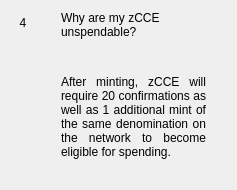
                  <widget class="QWidget" name="widgetFaq4" native="true">
                   <layout class="QHBoxLayout" name="horizontalPage_4" stretch="0,1">
                    <item alignment="Qt::AlignTop">
                     <widget class="QLabel" name="labelNumber4">
                      <property name="minimumSize">
                       <size>
                        <width>24</width>
                        <height>24</height>
                       </size>
                      </property>
                      <property name="maximumSize">
                       <size>
                        <width>16777215</width>
                        <height>24</height>
                       </size>
                      </property>
                      <property name="text">
                       <string>4</string>
                      </property>
                      <property name="alignment">
                       <set>Qt::AlignCenter</set>
                      </property>
                     </widget>
                    </item>
                    <item>
                     <layout class="QVBoxLayout" name="verticalLayoutPage_4">
                      <property name="leftMargin">
                       <number>20</number>
                      </property>
                      <property name="rightMargin">
                       <number>20</number>
                      </property>
                      <item>
                       <widget class="QLabel" name="labelSubtitle4">
                        <property name="text">
                         <string>Why are my zCCE unspendable?</string>
                        </property>
                        <property name="wordWrap">
                         <bool>true</bool>
                        </property>
                       </widget>
                      </item>
                      <item>
                       <spacer name="verticalSpacer_40">
                        <property name="orientation">
                         <enum>Qt::Vertical</enum>
                        </property>
                        <property name="sizeType">
                         <enum>QSizePolicy::Fixed</enum>
                        </property>
                        <property name="sizeHint" stdset="0">
                         <size>
                          <width>20</width>
                          <height>30</height>
                         </size>
                        </property>
                       </spacer>
                      </item>
                      <item>
                       <widget class="QLabel" name="labelContent4">
                        <property name="text">
                         <string>
                           &lt;html&gt;&lt;head/&gt;&lt;body&gt;&lt;p align=&quot;justify&quot;&gt;
                           After minting, zCCE will require 20 confirmations as well as 1
                           additional mint of the same denomination on the network to
                           become eligible for spending.
                           &lt;/p&gt;&lt;/body&gt;&lt;/html&gt;
                         </string>
                        </property>
                        <property name="alignment">
                         <set>Qt::AlignLeading|Qt::AlignLeft|Qt::AlignTop</set>
                        </property>
                        <property name="wordWrap">
                         <bool>true</bool>
                        </property>
                       </widget>
                      </item>
                      <item>
                       <spacer name="verticalSpacer_41">
                        <property name="orientation">
                         <enum>Qt::Vertical</enum>
                        </property>
                        <property name="sizeHint" stdset="0">
                         <size>
                          <width>20</width>
                          <height>20</height>
                         </size>
                        </property>
                       </spacer>
                      </item>
                     </layout>
                    </item>
                   </layout>
                  </widget>
